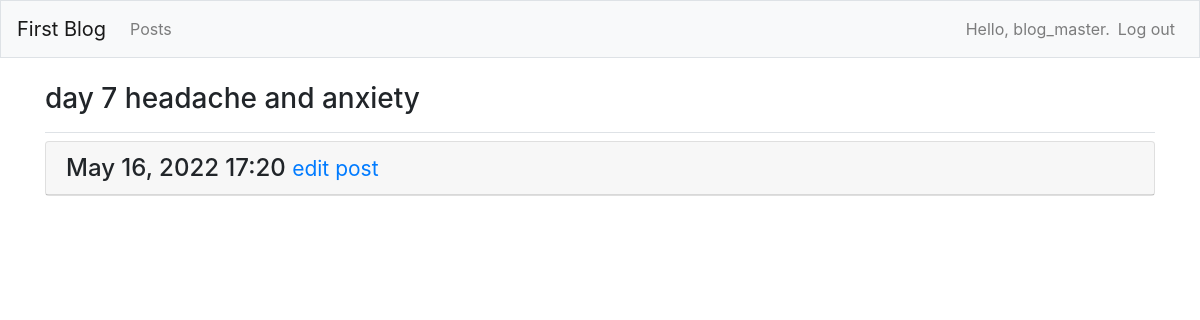
Page /post/2/ (signed in) on the committed database.
### first_blog/models.py (models this page shows)
class BlogPost(models.Model):
    title = models.CharField(max_length=150)
    text = models.TextField()
    date_added = models.DateTimeField(auto_now_add=True)
    owner = models.ForeignKey(User, on_delete=models.CASCADE)
    def __str__(self):
        return f"{self.title}\n{self.text}"

### first_blog/views.py (the view)
# urls.py: path('post/<int:post_id>/', views.post, name='post'),
@login_required
def post(request, post_id):
    post = BlogPost.objects.get(id=post_id, owner=request.user)
    context = {'post': post}
    return render(request, 'first_blog/post.html', context)

### first_blog/templates/first_blog/post.html
{% extends 'first_blog/base.html' %}
{% block page_header %}
<h3>{{ post }}</h3>
{% endblock page_header %}
{% block content %}
  <div class="card mb-3">
    <h4 class="card-header">
    {{ post.date_added|date:'M d, Y H:i' }}
    <small><a href="{% url 'first_blog:edit_post' post.id %}">
    edit post</a></small>
    </h4>
  </div>
{% endblock content %}

### first_blog/templates/first_blog/base.html (shortened to what this page needs)
{% load bootstrap4 %}
<!doctype html>
<html lang="en">
<head>
  {% bootstrap_css %}
</head>
<body>
  <nav class="navbar navbar-expand-md navbar-light bg-light mb-4 border">
    <a class="navbar-brand" href="{% url 'first_blog:index'%}">
        First Blog</a>
    <div class="collapse navbar-collapse" id="navbarCollapse">
      <ul class="navbar-nav mr-auto">
        <li class="nav-item">
          <a class="nav-link" href="{% url 'first_blog:index'%}">
              Posts</a></li>
      </ul>
      <ul class="navbar-nav ml-auto">
        {% if user.is_authenticated %}
          <li class="nav-item">
            <span class="navbar-text"}">Hello, {{ user.username }}.</span>
          </li>
          <li class="nav-item">
            <a class="nav-link" href="{% url 'users:logout' %}">Log out</a>
          </li>
        {% else %}
          <li class="nav-item">
            <a class="nav-link" href="{% url 'users:register' %}">Register</a>
          </li>
          <li class="nav-item">
            <a class="nav-link" href="{% url 'users:login' %}">Log in</a></li>
        {% endif %}
      </ul>
    </div>
  </nav>
  <main role="main" class="container">
    <div class="pb-2 mb-2 border-bottom">
      {% block page_header %}{% endblock page_header %}
    </div>
    <div>
      {% block content %}{% endblock content %}
    </div>
  </main>
</body>
</html>

### rows in the picture
BlogPost: title+text "day 7 headache and anxiety", date_added "May 16, 2022 17:20"

### other values in the picture
{{ user.username }} "blog_master"
